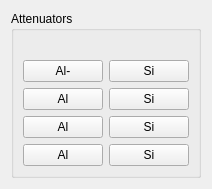
          <widget class="QWidget" name="tab_10">
           <attribute name="title">
            <string>Filters</string>
           </attribute>
           <layout class="QGridLayout" name="gridLayout_57">
            <item row="0" column="0">
             <widget class="QGroupBox" name="groupBox_20">
              <property name="sizePolicy">
               <sizepolicy hsizetype="Fixed" vsizetype="Fixed">
                <horstretch>0</horstretch>
                <verstretch>0</verstretch>
               </sizepolicy>
              </property>
              <property name="title">
               <string>Attenuators </string>
              </property>
              <layout class="QGridLayout" name="gridLayout_111">
               <item row="0" column="0">
                <widget class="QLabel" name="label_50">
                 <property name="sizePolicy">
                  <sizepolicy hsizetype="Preferred" vsizetype="Fixed">
                   <horstretch>0</horstretch>
                   <verstretch>0</verstretch>
                  </sizepolicy>
                 </property>
                 <property name="text">
                  <string/>
                 </property>
                </widget>
               </item>
               <item row="2" column="0">
                <layout class="QHBoxLayout" name="horizontalLayout_41">
                 <item>
                  <widget class="QPushButton" name="pb_eiger_filter_a_in_2">
                   <property name="text">
                    <string>Al</string>
                   </property>
                  </widget>
                 </item>
                 <item>
                  <widget class="QPushButton" name="pb_eiger_filter_a_out_2">
                   <property name="text">
                    <string>Si</string>
                   </property>
                  </widget>
                 </item>
                </layout>
               </item>
               <item row="3" column="0">
                <layout class="QHBoxLayout" name="horizontalLayout_43">
                 <item>
                  <widget class="QPushButton" name="pb_eiger_filter_b_in_2">
                   <property name="text">
                    <string>Al</string>
                   </property>
                  </widget>
                 </item>
                 <item>
                  <widget class="QPushButton" name="pb_eiger_filter_b_out_2">
                   <property name="text">
                    <string>Si</string>
                   </property>
                  </widget>
                 </item>
                </layout>
               </item>
               <item row="1" column="0">
                <layout class="QGridLayout" name="gridLayout_126">
                 <item row="1" column="0">
                  <widget class="QPushButton" name="pb_light_ON_2">
                   <property name="sizePolicy">
                    <sizepolicy hsizetype="Preferred" vsizetype="Preferred">
                     <horstretch>0</horstretch>
                     <verstretch>0</verstretch>
                    </sizepolicy>
                   </property>
                   <property name="text">
                    <string>Al</string>
                   </property>
                  </widget>
                 </item>
                 <item row="0" column="0">
                  <widget class="QPushButton" name="pb_merlin_filterIN_2">
                   <property name="sizePolicy">
                    <sizepolicy hsizetype="Preferred" vsizetype="Preferred">
                     <horstretch>0</horstretch>
                     <verstretch>0</verstretch>
                    </sizepolicy>
                   </property>
                   <property name="text">
                    <string>Al-</string>
                   </property>
                  </widget>
                 </item>
                 <item row="0" column="1">
                  <widget class="QPushButton" name="pb_merlin_filterOUT_2">
                   <property name="sizePolicy">
                    <sizepolicy hsizetype="Preferred" vsizetype="Preferred">
                     <horstretch>0</horstretch>
                     <verstretch>0</verstretch>
                    </sizepolicy>
                   </property>
                   <property name="text">
                    <string>Si</string>
                   </property>
                  </widget>
                 </item>
                 <item row="1" column="1">
                  <widget class="QPushButton" name="pb_light_OFF_2">
                   <property name="sizePolicy">
                    <sizepolicy hsizetype="Preferred" vsizetype="Preferred">
                     <horstretch>0</horstretch>
                     <verstretch>0</verstretch>
                    </sizepolicy>
                   </property>
                   <property name="text">
                    <string>Si</string>
                   </property>
                  </widget>
                 </item>
                </layout>
               </item>
              </layout>
             </widget>
            </item>
           </layout>
          </widget>
